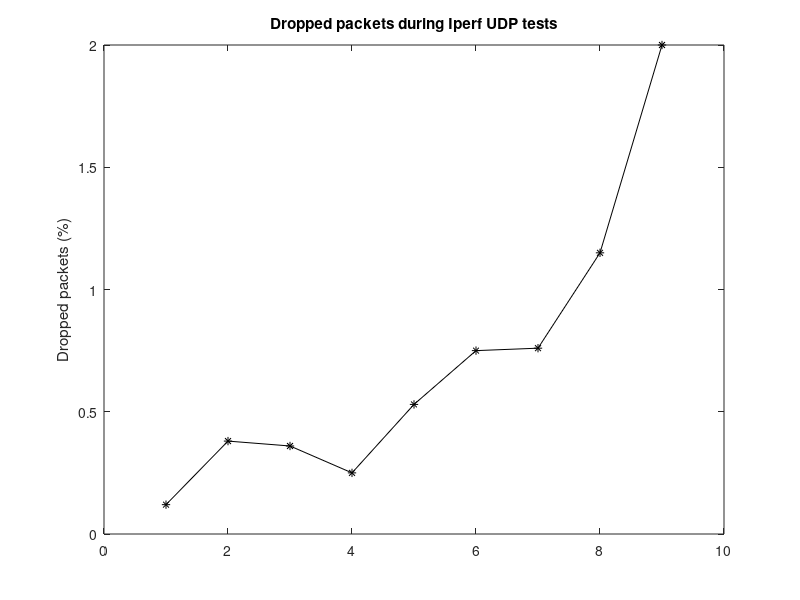

Recreate this plot in MATLAB.
clc;
clear all;
close all;

dropped = [0.12, 0.38, 0.36, 0.25, 0.53, 0.75, 0.76, 1.15, 2.0]

figure(1)

plot(dropped, '-k*');

hold on;

txt = findobj(gca,'Type','text');
set(findobj(gca,'Type','text'),'FontSize',20)
set(txt(1:end),'VerticalAlignment', 'Middle');

ylabel('Dropped packets (%)')
title('Dropped packets during Iperf UDP tests')